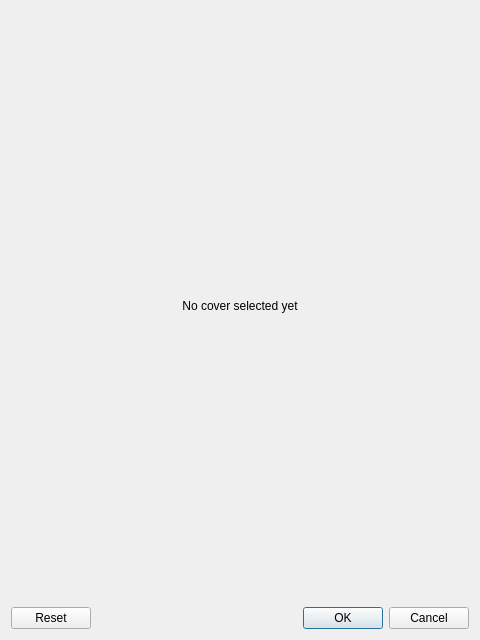
<?xml version="1.0" encoding="UTF-8"?>
<ui version="4.0">
 <class>CoverSelectionDialog</class>
 <widget class="QDialog" name="CoverSelectionDialog">
  <property name="geometry">
   <rect>
    <x>0</x>
    <y>0</y>
    <width>480</width>
    <height>640</height>
   </rect>
  </property>
  <property name="windowTitle">
   <string>Cover selection</string>
  </property>
  <layout class="QVBoxLayout" name="verticalLayout_2">
   <property name="sizeConstraint">
    <enum>QLayout::SetDefaultConstraint</enum>
   </property>
   <item>
    <layout class="QVBoxLayout" name="coverSelectVerticalLayout">
     <property name="spacing">
      <number>-1</number>
     </property>
     <item>
      <widget class="QLabel" name="coverSelectLabel">
       <property name="text">
        <string>No cover selected yet</string>
       </property>
       <property name="scaledContents">
        <bool>false</bool>
       </property>
       <property name="alignment">
        <set>Qt::AlignCenter</set>
       </property>
       <property name="textInteractionFlags">
        <set>Qt::NoTextInteraction</set>
       </property>
      </widget>
     </item>
    </layout>
   </item>
   <item>
    <widget class="QDialogButtonBox" name="coverSelectionButtonBox">
     <property name="orientation">
      <enum>Qt::Horizontal</enum>
     </property>
     <property name="standardButtons">
      <set>QDialogButtonBox::Cancel|QDialogButtonBox::Ok|QDialogButtonBox::Reset</set>
     </property>
     <property name="centerButtons">
      <bool>false</bool>
     </property>
    </widget>
   </item>
  </layout>
 </widget>
 <resources/>
 <connections>
  <connection>
   <sender>coverSelectionButtonBox</sender>
   <signal>accepted()</signal>
   <receiver>CoverSelectionDialog</receiver>
   <slot>accept()</slot>
   <hints>
    <hint type="sourcelabel">
     <x>248</x>
     <y>254</y>
    </hint>
    <hint type="destinationlabel">
     <x>157</x>
     <y>274</y>
    </hint>
   </hints>
  </connection>
  <connection>
   <sender>coverSelectionButtonBox</sender>
   <signal>rejected()</signal>
   <receiver>CoverSelectionDialog</receiver>
   <slot>reject()</slot>
   <hints>
    <hint type="sourcelabel">
     <x>316</x>
     <y>260</y>
    </hint>
    <hint type="destinationlabel">
     <x>286</x>
     <y>274</y>
    </hint>
   </hints>
  </connection>
 </connections>
</ui>
